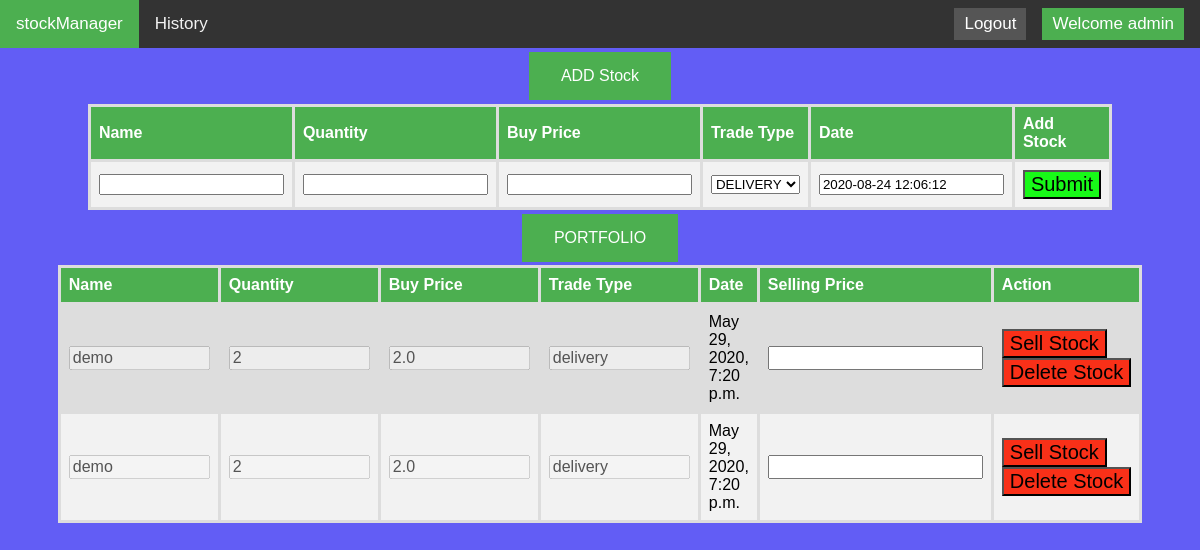
The app's page / (signed in) with its own data.
### main/models.py (models this page shows, shortened)
class Overview(models.Model):
    name = models.CharField(max_length=25)
    quantity = models.IntegerField()
    buy_price = models.FloatField()
    trade_type = models.CharField(max_length=25, choices=TRADE_CHOICES, default='DELIVERY')
    date_buy = models.DateTimeField(default=datetime.now)
    username = models.CharField(max_length=25, default="admin")

### main/views.py (the view, shortened to what this page needs)
# urls.py: url('^$', views.overview, name='overview'),
@login_required(login_url="/login/")
def overview(request):
    print("In overview",Global_user)
    all_overview = Overview.objects.all()
    context = {'all_overview': all_overview}
    form = OverviewForm()
    context = {'form': form,'all_overview': all_overview}
    return render(request,'main/overview.html',context)

### main/forms.py
class OverviewForm(ModelForm):
    class Meta:
        model = Overview
        fields = '__all__'

### main/templates/main/overview.html (shortened to what this page needs)
{% extends 'main/base_app_home.html' %}
{% block body %}
  <center>
<button class="button button3" disabled> ADD Stock </button>
<form  action="/" method="POST" >
    <table id="customers">
        <tr>
        <th>Name</th>
         <th>Quantity</th>
    <th>Buy Price</th>
    <th>Trade Type</th>
            <th> Date </th>
       <th> Add Stock </th>
        </tr>
        <tr>
            <td> {{ form.name }} </td>
            <td> {{ form.quantity }} </td>
            <td> {{ form.buy_price }} </td>
            <td> {{ form.trade_type }} </td>
           <td>{{ form.date_buy  }} </td>
            <td><input style="font-size:20px;background-color:#18F918;" type="submit" name="create_post"> </td> </tr>
</form>
      <table id="customers">
          <tr><button class="button button3"  disabled> PORTFOLIO </button></tr>
  <tr>
      <th>Name</th>
      <th>Quantity</th>
      <th>Buy Price</th>
      <th>Trade Type</th>
    <th>Date</th>
      <th>Selling Price</th>
      <th> Action </th>
  </tr>
      {% for each_overview in all_overview %}
          {% if each_overview.username == user.username %}
  <tr>
      <td> <input style="font-size:16px;" type="text" size="12" name="stockname" value={{each_overview.name}} disabled></td>
      <td> <input style="font-size:16px;" type="text" size="12" name="stockquantity" value={{each_overview.quantity}} disabled></td>
      <td> <input style="font-size:16px;" type="text" size="12" name="stockbuy_price" value={{each_overview.buy_price}} disabled></td>
      <td> <input style="font-size:16px;" type="text" size="12" name="stocktrade" value={{each_overview.trade_type}} disabled></td>
      <td> {{each_overview.date_buy}}  </td>
      <form  action="/" method="POST" onsubmit="return validateSell()" >
      <td> <input style="font-size:16px;" type="number" id="sell_stock" name="sell_stock" > </td>
   <td>
           <input type="submit" style="font-size:20px;background-color:#F93018;" value="Sell Stock"  name="sell_post">
       </form>
      <form action="/" method="POST">
          <input type="submit" style="font-size:20px;background-color:#F93018;" value="Delete Stock"  name="delete_post">
      </form>
  </tr>
                    {% endif %}
      {% endfor %}
</table>
</center>
{% endblock %}

### main/templates/main/base_app_home.html (shortened to what this page needs)
<!DOCTYPE html>
<html>
<head>
<link rel="stylesheet" href="https://cdnjs.cloudflare.com/ajax/libs/font-awesome/4.7.0/css/font-awesome.min.css">
</head>
<body>
<div class="topnav">
  <a class="active" href="/">stockManager</a>
  <a  href="/history" username_from_history="{{user.username}}">History</a>
    <div class="login-container">
        <button style="background-color: #4CAF50" disabled>Welcome {{user}}</button>
    </div>
  <div class="login-container">
    <form method="POST" action="/logout/">
      <button type="submit">Logout</button>
    </form>
  </div>
</div>
{% block body %}
{% endblock %}
</body>
</html>

### main/templates/main/base_app_home.html (style rules this page uses)
* { box-sizing: border-box; }
body { margin: 0; font-family: Arial, Helvetica, sans-serif; background-image: url("../../static/main/images/bg_Image.jpg"); background-color: #625DF5; }
.topnav { overflow: hidden; background-color: #e9e9e9; }
.topnav a { float: left; display: block; color: black; text-align: center; padding: 14px 16px; text-decoration: none; font-size: 17px; }
.topnav a.active { background-color: #2196F3; color: white; }
.topnav .login-container { float: right; }
.topnav .login-container button { float: right; padding: 6px 10px; margin-top: 8px; margin-right: 16px; background-color: #555; color: white; font-size: 17px; border: none; cursor: pointer; }
#customers { font-family: "Trebuchet MS", Arial, Helvetica, sans-serif; border-collapse: collapse; font-size: 16px; width: 80%; }
#customers td, #customers th { border: 3px solid #ddd; padding: 8px; }
#customers tr:nth-child(even) { background-color: #f2f2f2; }
#customers { background-color: #ddd; }
#customers th { padding-top: 8px; padding-bottom: 8px; text-align: left; background-color: #4CAF50; color: white; }
.topnav { background-color: #333; overflow: hidden; }
.topnav a { float: left; color: #f2f2f2; text-align: center; padding: 14px 16px; text-decoration: none; font-size: 17px; }
.topnav a.active { background-color: #4CAF50; color: white; }
.button3 { font-size: 16px; }

### records on screen
Overview: stockname "demo", stockquantity "2", stockbuy_price "2.0", stocktrade "delivery", date_buy "May 29, 2020, 7:20 p.m."
Overview: stockname "demo", stockquantity "2", stockbuy_price "2.0", stocktrade "delivery", date_buy "May 29, 2020, 7:20 p.m."

### other values on screen
{{ user }} "admin"
